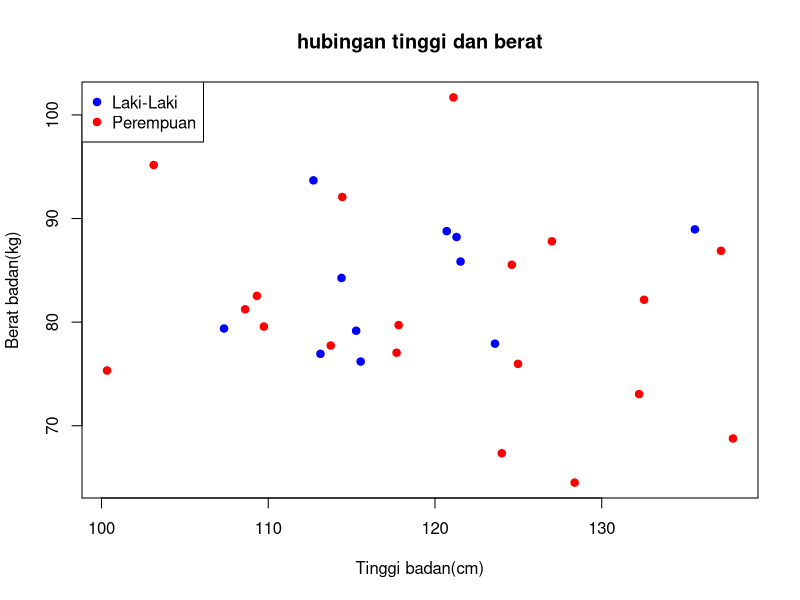
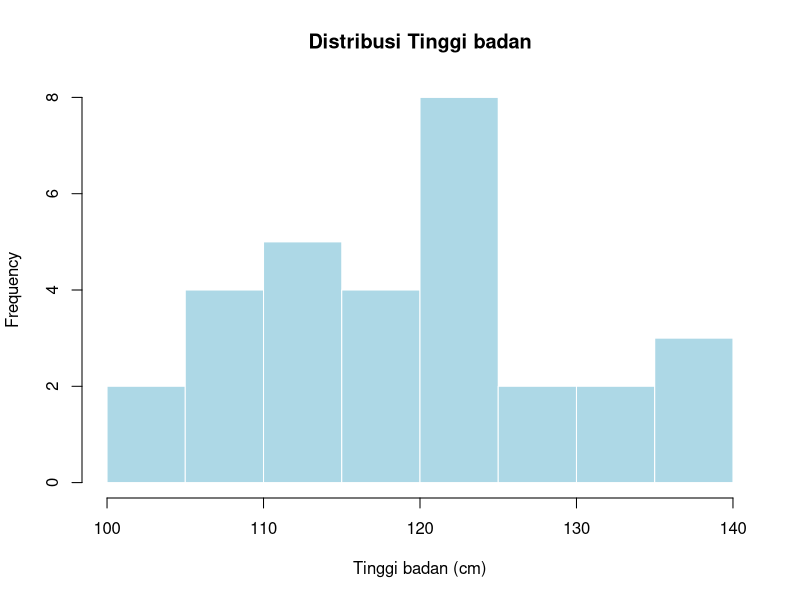
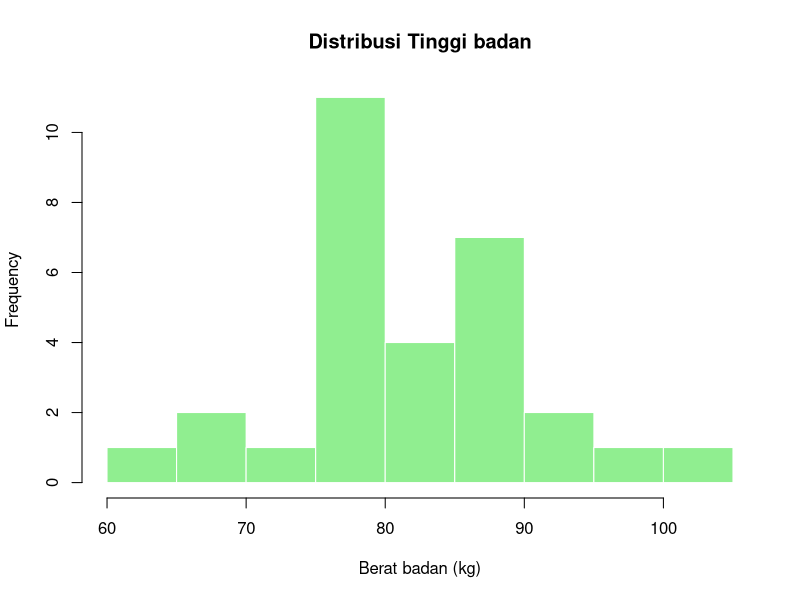
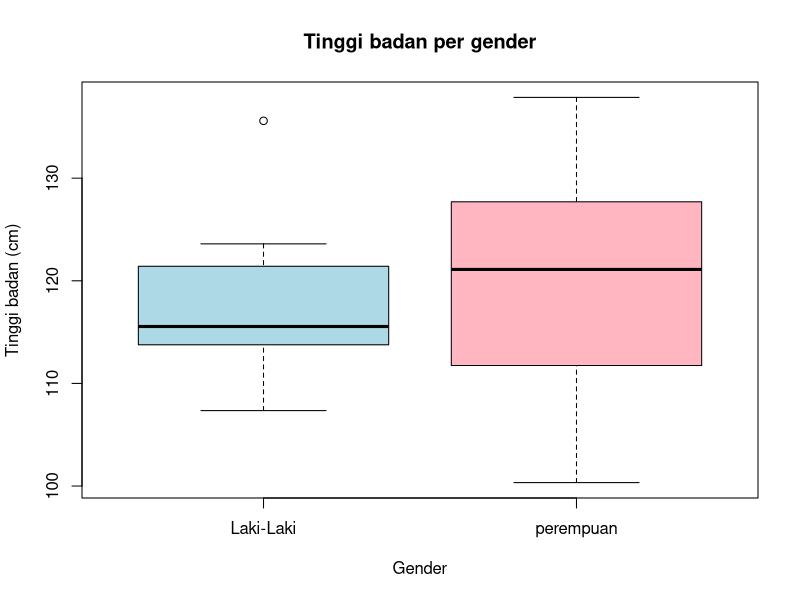
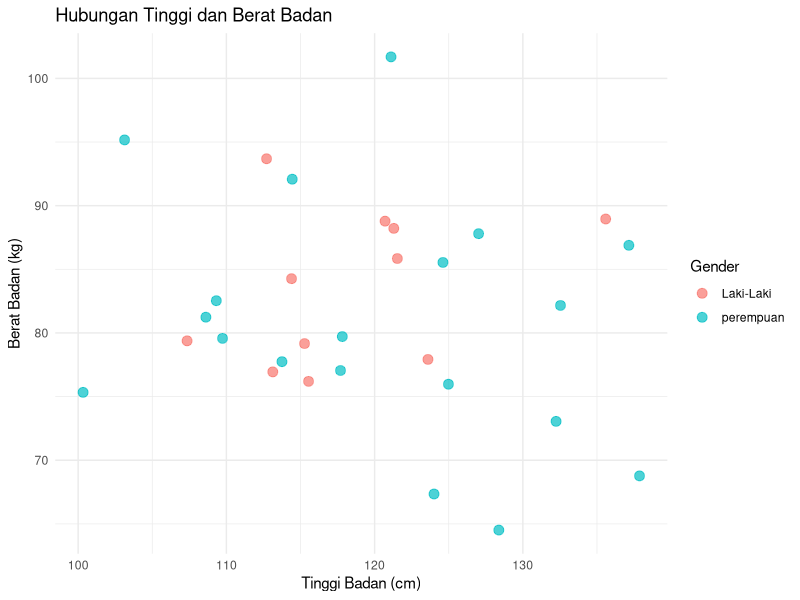

Generate these figures, in order, with R:
library("dplyr")
library("tidyr")
library("ggplot2")

set.seed(123)

data <- data.frame(
  ID     = 1:30,
  Tinggi = rnorm(30,mean = 120,sd = 10),
  Berat  = rnorm(30,mean = 80,sd = 10),
  Gender = sample(c("Laki-Laki","perempuan"),30,replace = TRUE)
)
View(data)
head(data)
print(data)

#scatterplot
plot(
  data$Tinggi,data$Berat,
  main = "hubingan tinggi dan berat",
  xlab = "Tinggi badan(cm)",
  ylab = "Berat badan(kg)",
  col  = ifelse(data$Gender == "Laki-Laki","blue","red"),
  pch  = 19
    )
legend("topleft",legend = c("Laki-Laki","Perempuan"),
       col = c("blue","red"),pch = 19)

#histogram
hist(
  data$Tinggi,
  main   = "Distribusi Tinggi badan",
  xlab   = "Tinggi badan (cm)",
  col    = "lightblue",
  border = "white"
  
)
hist(
  data$Berat,
  main   = "Distribusi Tinggi badan",
  xlab   = "Berat badan (kg)",
  col    = "lightgreen",
  border = "white"
)

boxplot(
  Tinggi ~ Gender,
  data   = data,
  main   = "Tinggi badan per gender",
  col    = c("lightblue","lightpink"),
  ylab   = "Tinggi badan (cm)"   
)

ggplot(data, aes(x = Tinggi, y = Berat, color = Gender)) +
  geom_point(size = 3, alpha = 0.7) +
  labs(
    title = "Hubungan Tinggi dan Berat Badan",
    x     = "Tinggi Badan (cm)",
    y     = "Berat Badan (kg)"
  ) +
  theme_minimal()




